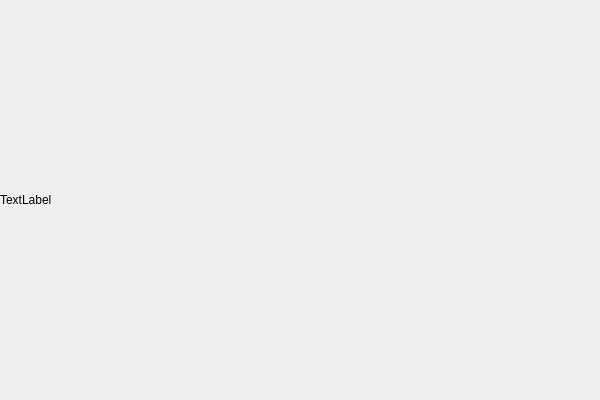
<?xml version="1.0" encoding="UTF-8"?>
<ui version="4.0">
 <class>SDL_Qt_RGBClass</class>
 <widget class="QWidget" name="SDL_Qt_RGBClass">
  <property name="geometry">
   <rect>
    <x>0</x>
    <y>0</y>
    <width>600</width>
    <height>400</height>
   </rect>
  </property>
  <property name="windowTitle">
   <string>SDL_Qt_RGB</string>
  </property>
  <layout class="QHBoxLayout" name="horizontalLayout">
   <property name="leftMargin">
    <number>0</number>
   </property>
   <property name="topMargin">
    <number>0</number>
   </property>
   <property name="rightMargin">
    <number>0</number>
   </property>
   <property name="bottomMargin">
    <number>0</number>
   </property>
   <item>
    <widget class="QLabel" name="label">
     <property name="text">
      <string>TextLabel</string>
     </property>
    </widget>
   </item>
  </layout>
 </widget>
 <layoutdefault spacing="6" margin="11"/>
 <resources>
  <include location="sdl_qt_rgb.qrc"/>
 </resources>
 <connections/>
</ui>
